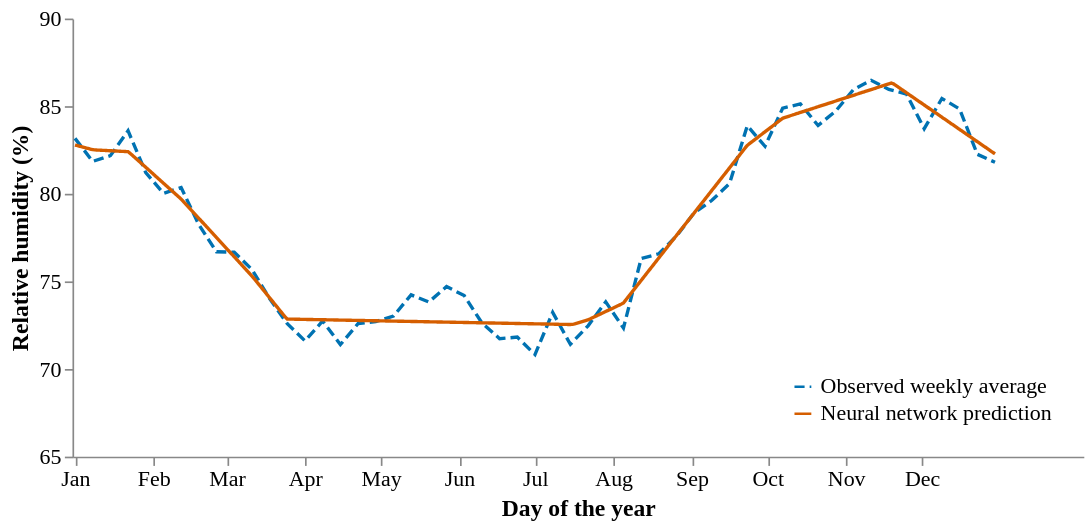

The notebook cell saved with this chart:
### Markdown cell above
We will train a neural network on the weekly average of the daily sensor values,
using all years as the training data.

### Code cell
x = (weekly["week"] * 7 + 1).to_numpy()
y = weekly[rh_colname].to_numpy()

torch.manual_seed(0)

model = ReLUFNN(input_size=1, hidden_size=50, num_hidden_layers=1, output_size=1)

if MODEL_PATH.exists() and not FORCE_RETRAIN:
    print(f"Reusing saved model {MODEL_PATH}")
    model.load_state_dict(torch.load(MODEL_PATH, weights_only=True))
else:
    if MODEL_PATH.exists():
        print("Deleting existing trained model because FORCE_RETRAIN is set")
        MODEL_PATH.unlink()

    x_mean, x_std = x.mean(), x.std()
    y_mean, y_std = y.mean(), y.std()

    train(
        model,
        (x - x_mean) / x_std,
        (y - y_mean) / y_std,
        epochs=10_000,
    )

    # Fold the normalisation into the first/last layers so the saved model
    # still maps raw day-of-year to raw humidity.
    with torch.no_grad():
        first = model.linear_relu_stack[0]
        first.weight.div_(x_std)
        first.bias.sub_(first.weight.squeeze(1) * x_mean)

        last = model.linear_relu_stack[-1]
        last.weight.mul_(y_std)
        last.bias.mul_(y_std).add_(y_mean)

    torch.save(model.state_dict(), MODEL_PATH)

model.eval()
with torch.no_grad():
    grid = torch.linspace(1, 365, 365).unsqueeze(1)
    prediction = model(grid).squeeze(1).numpy()

week_day = weekly_mean.index * 7 + 1

month_starts = pd.to_datetime("2000-" + pd.Index([f"{m:02d}-01" for m in range(1, 13)]))

# We swap to altair. More work, but consistent with the other graphs in the
# paper.
observed = pd.DataFrame({
    "day_of_year": week_day,
    "humidity": weekly_mean.values,
    "series": "Observed weekly average",
})
predicted = pd.DataFrame({
    "day_of_year": grid.squeeze(1).numpy(),
    "humidity": prediction,
    "series": "Neural network prediction",
})
plot_data = pd.concat([observed, predicted], ignore_index=True)

PRINT_PALETTE = [
    "#0072B2",
    "#D55E00",
    "#009E73",
    "#CC79A7",
    "#E69F00",
    "#56B4E9",
    "#F0E442",
    "#000000",
]

series_domain = ["Observed weekly average", "Neural network prediction"]
month_days = month_starts.dayofyear.tolist()
month_label_expr = " : ".join(
    f"datum.value == {day} ? '{label}'"
    for day, label in zip(month_days, month_starts.strftime("%b"))
) + " : ''"

chart = (
    alt.Chart(plot_data.sort_values("day_of_year"))
    .mark_line(strokeWidth=2)
    .encode(
        x=alt.X(
            "day_of_year:Q",
            title="Day of the year",
            axis=alt.Axis(values=month_days, labelExpr=month_label_expr),
        ),
        y=alt.Y("humidity:Q", title="Relative humidity (%)", scale=alt.Scale(domain=(65, 90))),
        color=alt.Color(
            "series:N",
            title=None,
            scale=alt.Scale(domain=series_domain, range=PRINT_PALETTE[:2]),
            legend=alt.Legend(orient="bottom-right"),
        ),
        strokeDash=alt.StrokeDash(
            "series:N",
            legend=None,
            scale=alt.Scale(domain=series_domain, range=[[6, 3], [1, 0]]),
        ),
    )
    .properties(
        width=600,
        height=260,
    )
    .configure(
        font="serif",
        axis=alt.AxisConfig(labelFontSize=13, titleFontSize=14, grid=False),
        legend=alt.LegendConfig(labelFontSize=13, titleFontSize=14),
        view=alt.ViewConfig(strokeOpacity=0),
    )
)

chart.save(PLOT_PATH, scale_factor=2)
chart

### Figure 1 — Vega-Lite specification as saved in the notebook (floating-point values rounded to 4 significant figures; data arrays with more than 128 entries replaced by an {"elided": "..."} marker saying what was removed)
{"config": {"view": {"continuousWidth": 300, "continuousHeight": 300, "strokeOpacity": 0}, "axis": {"grid": false, "labelFontSize": 13, "titleFontSize": 14}, "font": "serif", "legend": {"labelFontSize": 13, "titleFontSize": 14}}, "data": {"name": "data-5a7ac772e1de08a9b3d69503c6e08b79"}, "mark": {"type": "line", "strokeWidth": 2}, "encoding": {"color": {"field": "series", "legend": {"orient": "bottom-right"}, "scale": {"domain": ["Observed weekly average", "Neural network prediction"], "range": ["#0072B2", "#D55E00"]}, "title": null, "type": "nominal"}, "strokeDash": {"field": "series", "legend": null, "scale": {"domain": ["Observed weekly average", "Neural network prediction"], "range": [[6, 3], [1, 0]]}, "type": "nominal"}, "x": {"axis": {"labelExpr": "datum.value == 1 ? 'Jan' : datum.value == 32 ? 'Feb' : datum.value == 61 ? 'Mar' : datum.value == 92 ? 'Apr' : datum.value == 122 ? 'May' : datum.value == 153 ? 'Jun' : datum.value == 183 ? 'Jul' : datum.value == 214 ? 'Aug' : datum.value == 245 ? 'Sep' : datum.value == 275 ? 'Oct' : datum.value == 306 ? 'Nov' : datum.value == 336 ? 'Dec' : ''", "values": [1, 32, 61, 92, 122, 153, 183, 214, 245, 275, 306, 336]}, "field": "day_of_year", "title": "Day of the year", "type": "quantitative"}, "y": {"field": "humidity", "scale": {"domain": [65, 90]}, "title": "Relative humidity (%)", "type": "quantitative"}}, "height": 260, "width": 600, "$schema": "https://vega.github.io/schema/vega-lite/v6.4.1.json", "datasets": {"data-5a7ac772e1de08a9b3d69503c6e08b79": {"elided": "418 records"}}}
